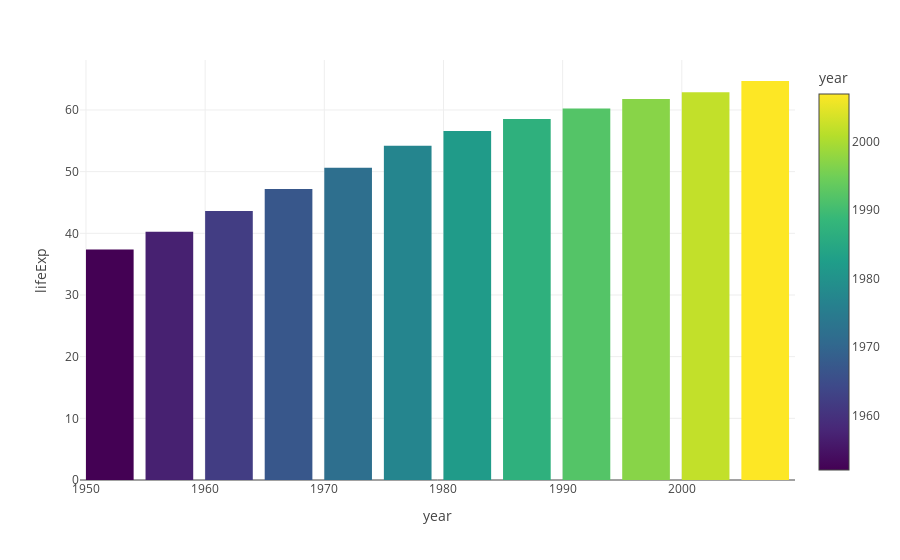

The cell this chart's notebook holds for it:
### Code cell
px.bar(data_india,x='year',y='lifeExp',color='year',template='gridon')

### Figure 1 — Plotly figure (JSON) as saved in the notebook; plotly's stock layout.template omitted (floating-point values rounded to 4 significant figures)
{"data": [{"alignmentgroup": "True", "hovertemplate": "year=%{marker.color}<br>lifeExp=%{y}<extra></extra>", "legendgroup": "", "marker": {"color": [1952, 1957, 1962, 1967, 1972, 1977, 1982, 1987, 1992, 1997, 2002, 2007], "coloraxis": "coloraxis", "pattern": {"shape": ""}}, "name": "", "offsetgroup": "", "orientation": "v", "showlegend": false, "textposition": "auto", "type": "bar", "x": [1952, 1957, 1962, 1967, 1972, 1977, 1982, 1987, 1992, 1997, 2002, 2007], "xaxis": "x", "y": [37.37, 40.25, 43.6, 47.19, 50.65, 54.21, 56.6, 58.55, 60.22, 61.77, 62.88, 64.7], "yaxis": "y"}], "layout": {"autosize": true, "barmode": "relative", "coloraxis": {"colorbar": {"title": {"text": "year"}}, "colorscale": [[0, "#440154"], [0.1111, "#482878"], [0.2222, "#3e4989"], [0.3333, "#31688e"], [0.4444, "#26828e"], [0.5556, "#1f9e89"], [0.6667, "#35b779"], [0.7778, "#6ece58"], [0.8889, "#b5de2b"], [1, "#fde725"]]}, "legend": {"tracegroupgap": 0}, "margin": {"t": 60}, "xaxis": {"anchor": "y", "autorange": true, "domain": [0, 1], "range": [1950.0, 2010.0], "title": {"text": "year"}, "type": "linear"}, "yaxis": {"anchor": "x", "autorange": true, "domain": [0, 1], "range": [0, 68.1], "title": {"text": "lifeExp"}, "type": "linear"}}}
